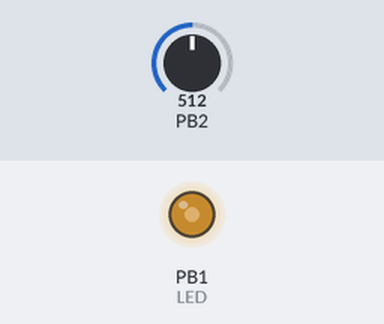
A program run on a simulated ATtiny13, built with avr-gcc and emulated at 9.6 MHz. On the bench: output pins drawn as LEDs (lit = HIGH). The test bench sets the inputs (shaded band); at power-on: PB2 = 512.

Above: at 1.2 s.
1.3 s: PB2 set to 716
At 1.7 s:
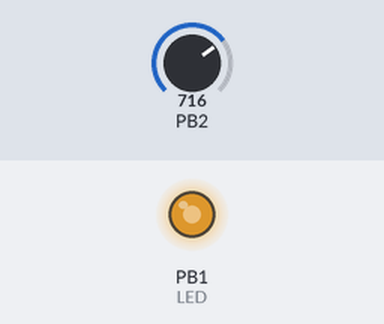
2.8 s: PB2 set to 900
At 4.0 s:
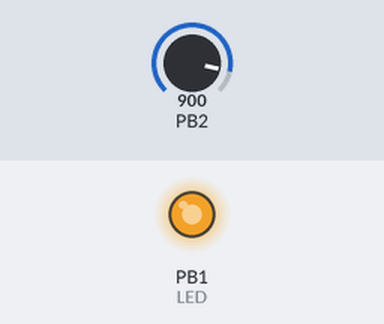
4.3 s: PB2 set to 122
At 5.2 s:
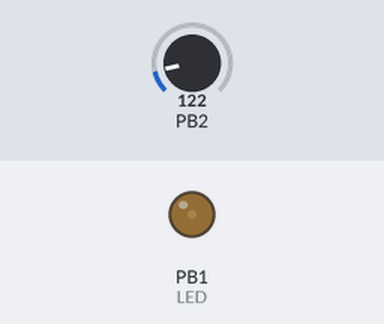
5.8 s: PB2 set to 0
At 6.3 s:
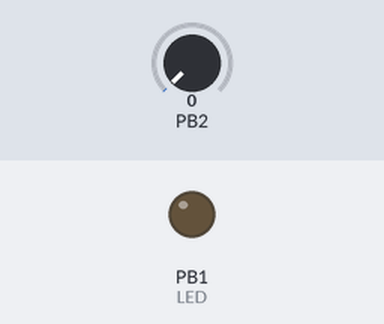
Timing chart, 0 to 8.3 s (numbered marks = the images above; inputs shaded):
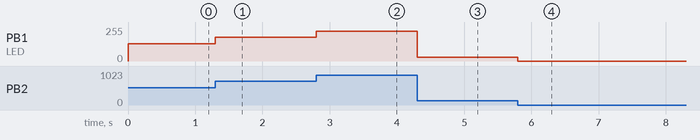

Measured:
- after the input at 1.3 s, PB1 (LED): 128/255 → 179/255 at once
- after the input at 2.8 s, PB1 (LED): 179/255 → 225/255 at once
- after the input at 4.3 s, PB1 (LED): 225/255 → 30/255 at once
- after the input at 5.8 s, PB1 (LED): 30/255 → 0/255 at once

The program:

main.cpp
```cpp
///*
 //* BoostConverter.cpp
 //*
 //* Created: 17.10.2016 19:16:08
 //* Author : U0161529
 //*/
//
//#define F_CPU 1000000
//
//#include <avr/io.h>
//#include <util/delay.h>
//#include <avr/interrupt.h>
//
//#define POT_CHANNEL 3
//#define POT 3
//#define BLINK 2
//#define PWM 0
////
////void startAdc();
////
////ISR(ADC_vect) {
	//////OCR0A = ADCH;
	//////startAdc();
////}
////
////
////inline void setAdcChannel(uint8_t channel) {
	//////ADMUX |= (0b11110000 & channel);
////}
////
////inline void startAdc() {
	//////ADCSRA |= (1 << ADSC);
////}
////
////inline uint8_t readAdc() {
	//////return ADCH;
	////return 10;
////}
////
////void initAdc() {
	//////ADMUX |= (1 << ADLAR);			// left align the ADC value- so we can read highest 8 bits
	//////
	//////ADCSRA |= (1 << ADEN) |			// enable ADC
				//////(1 << ADATE) |		// set auto-triggering
				//////(1 << ADPS1) | (1 << ADPS0) | (1 << ADEN) |		// divide CPU frequency by by 128
				//////(1 << ADIE);		// raise interrupt on ADC conversion complete
				//////
	//////ADCSRB = 0; // free running mode
////}
//
//void initTimer() {
    //TCCR0A = 0;
	//TCCR0B = 0;
	//
	//TCCR0A |= (1 << WGM00) | (1 << WGM01);	// fast PWM mode with compare with OCR0 (to set WGM02)
	//TCCR0B |= (1 << WGM02);					// finish fast PWM mode initialization
	//TCCR0A |= (1 << COM0A1);				// non-inverted mode
    //
	//OCR0A = 1;
	//
	//TCCR0B |= (1 << CS00);					// no prescaling
//}
//
//
//void initPins() {
	//DDRB |= (1 << BLINK) | (1 << PWM);
	////DDRB &= ~(1 << POT);
//}
//
//void init() {
	//cli();
	//initPins();
	////initAdc();
	//initTimer();
	//sei();
	////setAdcChannel(POT_CHANNEL);
	////startAdc();
//}
//
//
//int main(void) {
	//init();
    //while (1) {
		//PORTB |= (1 << BLINK);
		////_delay_ms(500);
		//PORTB &= ~(1 << BLINK);
		////_delay_ms(500);
    //}
//}
//


/* ---------------------------------------------------------------------
 * PWM LED Brightness control for ATtiny13.
 * Datasheet for ATtiny13: http://www.atmel.com/images/doc2535.pdf
 *
 * Pin configuration -
 * PB1/OC0B: LED output (Pin 6)
 * PB2/ADC1: Potentiometer input (Pin 7)
 *
 * ~100 bytes.
 *
 * Find out more: http://bit.ly/1eBhqHc
 * -------------------------------------------------------------------*/

// 9.6 MHz, built in resonator
#define F_CPU 9600000
#define LED PB1


#include <avr/io.h>

void adc_setup (void)
{
    // Set the ADC input to PB2/ADC1
    ADMUX |= (1 << MUX0);
    ADMUX |= (1 << ADLAR);

    // Set the prescaler to clock/128 & enable ADC
    // At 9.6 MHz this is 75 kHz.
    // See ATtiny13 datasheet, Table 14.4.
    ADCSRA |= (1 << ADPS1) | (1 << ADPS0) | (1 << ADEN);
}

int adc_read (void)
{
    // Start the conversion
    ADCSRA |= (1 << ADSC);

    // Wait for it to finish
    while (ADCSRA & (1 << ADSC));

    return ADCH;
}

void pwm_setup (void)
{
    // Set Timer 0 prescaler to clock/8.
    // At 9.6 MHz this is 1.2 MHz.
    // See ATtiny13 datasheet, Table 11.9.
    TCCR0B |= (1 << CS01);

    // Set to 'Fast PWM' mode
    TCCR0A |= (1 << WGM01) | (1 << WGM00);

    // Clear OC0B output on compare match, upwards counting.
    TCCR0A |= (1 << COM0B1);
}

void pwm_write (int val)
{
    OCR0B = val;
}

int main (void)
{
    int adc_in;

    // LED is an output.
    DDRB |= (1 << LED);

    adc_setup();
    pwm_setup();

    while (1) {
        // Get the ADC value
        adc_in = adc_read();
        // Now write it to the PWM counter
        pwm_write(adc_in);
    }
}
```
